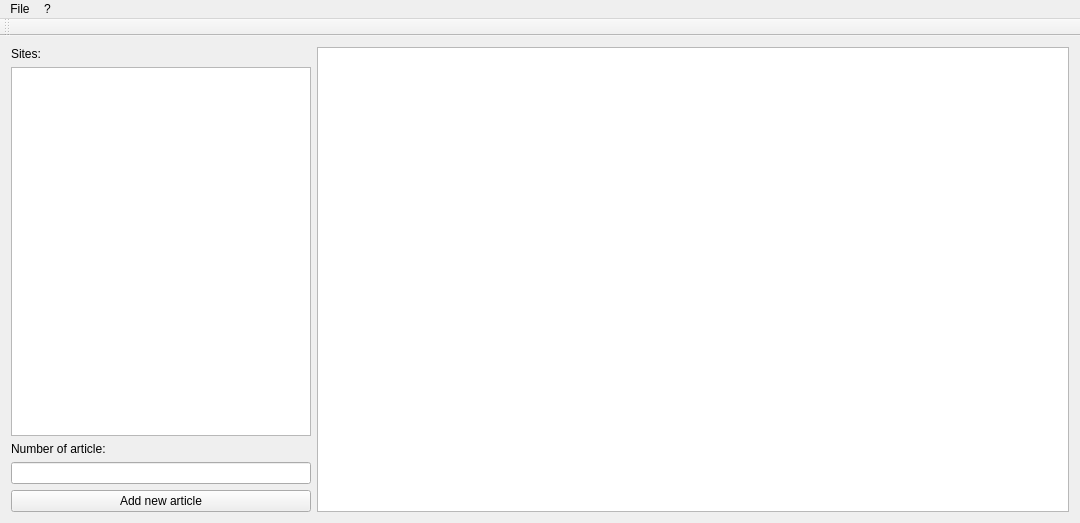
<?xml version="1.0" encoding="UTF-8"?>
<ui version="4.0">
 <class>MainWindow</class>
 <widget class="QMainWindow" name="MainWindow">
  <property name="geometry">
   <rect>
    <x>0</x>
    <y>0</y>
    <width>1080</width>
    <height>523</height>
   </rect>
  </property>
  <property name="minimumSize">
   <size>
    <width>0</width>
    <height>0</height>
   </size>
  </property>
  <property name="maximumSize">
   <size>
    <width>4356576</width>
    <height>5476474</height>
   </size>
  </property>
  <property name="windowTitle">
   <string>MainWindow</string>
  </property>
  <widget class="QWidget" name="centralWidget">
   <layout class="QGridLayout" name="gridLayout">
    <item row="0" column="0">
     <widget class="QLabel" name="label">
      <property name="maximumSize">
       <size>
        <width>300</width>
        <height>30</height>
       </size>
      </property>
      <property name="text">
       <string>Sites:</string>
      </property>
     </widget>
    </item>
    <item row="1" column="0">
     <widget class="QListView" name="listSites">
      <property name="maximumSize">
       <size>
        <width>300</width>
        <height>16777215</height>
       </size>
      </property>
     </widget>
    </item>
    <item row="2" column="0">
     <widget class="QLabel" name="label_2">
      <property name="maximumSize">
       <size>
        <width>300</width>
        <height>16777215</height>
       </size>
      </property>
      <property name="text">
       <string>Number of article:</string>
      </property>
     </widget>
    </item>
    <item row="3" column="0">
     <widget class="QLineEdit" name="numberArticle">
      <property name="maximumSize">
       <size>
        <width>300</width>
        <height>16777215</height>
       </size>
      </property>
     </widget>
    </item>
    <item row="4" column="0">
     <widget class="QPushButton" name="addNewArticleBtn">
      <property name="maximumSize">
       <size>
        <width>300</width>
        <height>16777215</height>
       </size>
      </property>
      <property name="text">
       <string>Add new article</string>
      </property>
     </widget>
    </item>
    <item row="0" column="1" rowspan="5">
     <widget class="QTableWidget" name="info"/>
    </item>
   </layout>
  </widget>
  <widget class="QMenuBar" name="menuBar">
   <property name="geometry">
    <rect>
     <x>0</x>
     <y>0</y>
     <width>1080</width>
     <height>27</height>
    </rect>
   </property>
   <widget class="QMenu" name="menuFile">
    <property name="title">
     <string>File</string>
    </property>
    <addaction name="actionExit"/>
   </widget>
   <widget class="QMenu" name="menu">
    <property name="title">
     <string>?</string>
    </property>
    <addaction name="actionAbout"/>
   </widget>
   <addaction name="menuFile"/>
   <addaction name="menu"/>
  </widget>
  <widget class="QToolBar" name="mainToolBar">
   <attribute name="toolBarArea">
    <enum>TopToolBarArea</enum>
   </attribute>
   <attribute name="toolBarBreak">
    <bool>false</bool>
   </attribute>
  </widget>
  <action name="actionAbout">
   <property name="text">
    <string>About</string>
   </property>
  </action>
  <action name="actionExit">
   <property name="text">
    <string>Exit</string>
   </property>
  </action>
 </widget>
 <layoutdefault spacing="6" margin="11"/>
 <resources/>
 <connections/>
</ui>
